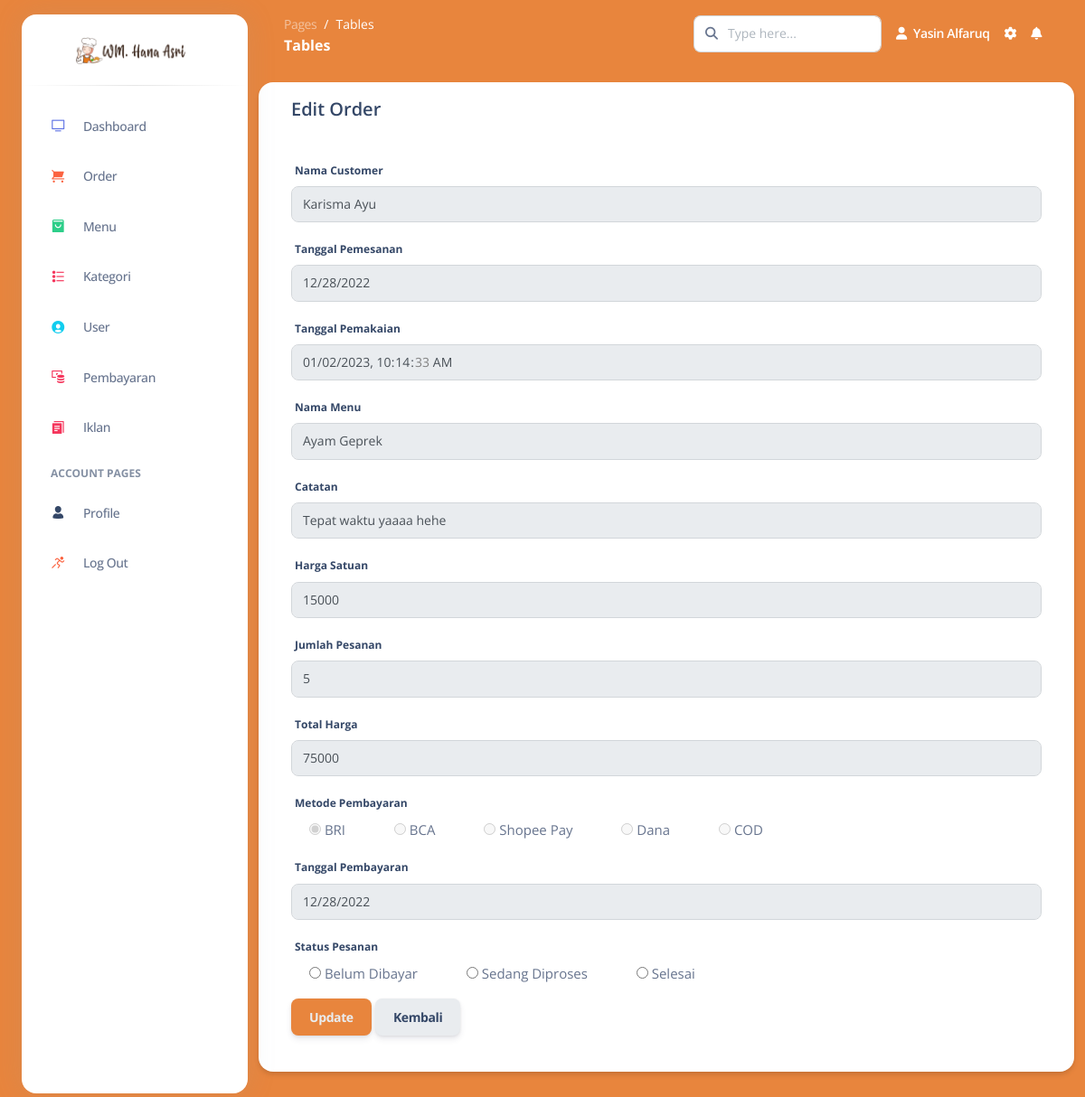
Before: /dashboard/pages/order/edit_order.php?id_order=2 (signed in) with the older database file.
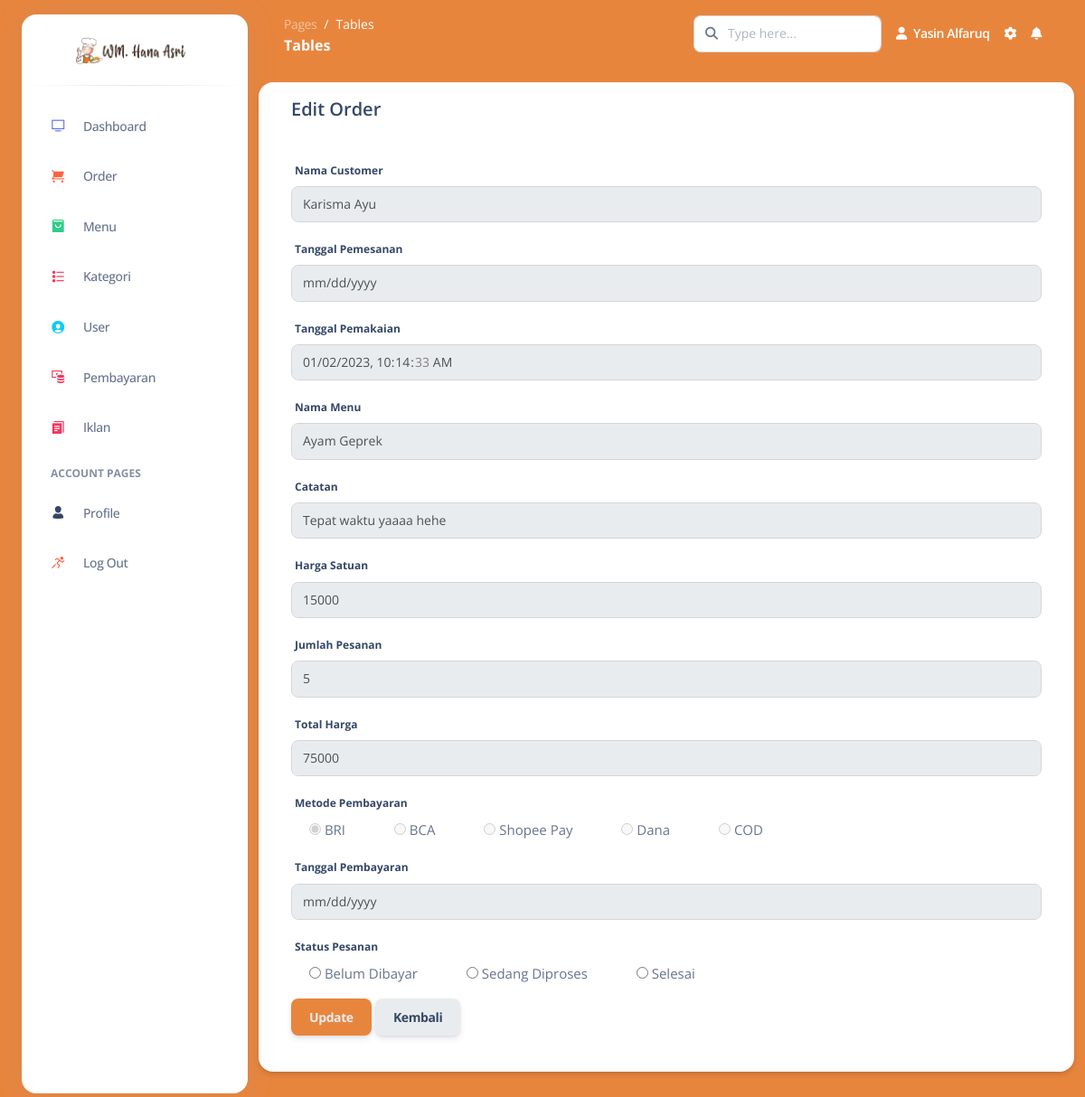
After: the same page with the newer database file.
### tables this page shows
CREATE TABLE IF NOT EXISTS `orders` (
  `id_order` int(11) NOT NULL AUTO_INCREMENT,
  `tgl_pesan` datetime NOT NULL,
  `tgl_pakai` datetime NOT NULL,
  `harga_satuan` varchar(50) NOT NULL,
  `jumlah` varchar(50) NOT NULL,
  `id_user` int(11) NOT NULL,
  `id_menu` int(11) NOT NULL,
  `id_keranjang` int(11) NOT NULL,
  PRIMARY KEY (`id_order`),
  KEY `id_menu` (`id_menu`),
  KEY `id_user` (`id_user`)
);

CREATE TABLE IF NOT EXISTS `orderdetail` (
  `id_ordetail` int(11) NOT NULL AUTO_INCREMENT,
  `id_order` int(11) NOT NULL,
  `total_harga` varchar(50) NOT NULL,
  `tgl_bayar` datetime DEFAULT NULL,
  `id_pembayaran` int(11) DEFAULT NULL,
  `catatan_order` varchar(255) DEFAULT NULL,
  `status_pesanan` enum('Belum Dibayar','Sedang Diproses','Selesai') NOT NULL,
  `bukti_pembayaran` varchar(255) DEFAULT NULL,
  PRIMARY KEY (`id_ordetail`),
  KEY `id_order` (`id_order`),
  KEY `id_pengiriman` (`id_pembayaran`)
);

CREATE TABLE IF NOT EXISTS `user` (
  `id_user` int(11) NOT NULL AUTO_INCREMENT,
  `nama_user` varchar(100) NOT NULL,
  `email` varchar(100) NOT NULL,
  `alamat` varchar(100) DEFAULT NULL,
  `nohp` varchar(15) DEFAULT NULL,
  `password` varchar(50) NOT NULL,
  `gambar` varchar(11) NOT NULL,
  `id_akses` int(11) NOT NULL,
  PRIMARY KEY (`id_user`),
  KEY `id_akses` (`id_akses`)
);

CREATE TABLE IF NOT EXISTS `menu` (
  `id_menu` int(11) NOT NULL AUTO_INCREMENT,
  `nama_menu` varchar(100) NOT NULL,
  `harga` varchar(50) NOT NULL,
  `detail` text NOT NULL,
  `gambar` varchar(50) NOT NULL,
  `id_kategori` int(11) NOT NULL,
  PRIMARY KEY (`id_menu`),
  KEY `id_kategori` (`id_kategori`)
);

### dashboard/pages/order/edit_order.php (the view, shortened to what the changed rows need)
<?php
    include('../header.php');
    $id_order = $_GET['id_order'];
    $query = "SELECT * FROM orders JOIN orderdetail ON orders.id_order = orderdetail.id_order JOIN user ON orders.id_user = user.id_user JOIN menu ON orders.id_menu = menu.id_menu JOIN pembayaran ON orderdetail.id_pembayaran = pembayaran.id_pembayaran WHERE orders.id_order='$id_order';";
    $result = mysqli_query($koneksi, $query);
    $u = mysqli_fetch_array($result);
?>
<div class="container-fluid py-3">
  <div class="row">
    <div class="card shadow mb-4">
                        <div>
                            <div class="m-4">
                                <form action="edit_order.php" method="POST" class="order">
                                    <div class="form-group">
                                        <label for="txt_nama">Nama Customer</label>
                                        <input type="nama" class="form-control form-control-order" placeholder="Nama Customer" name="txt_nama" value="<?php echo $u['nama_user']; ?>" readonly>
                                    </div>
                                    <div class="form-group">
                                        <label for="txt_tglpesan">Tanggal Pemesanan</label>
                                        <input type="date" class="form-control form-control-order" name="txt_tglpesan" value="<?php echo $u['tgl_pesan']; ?>" readonly>
                                    </div>
                                    <div class="form-group">
                                        <label for="txt_tglpakai">Tanggal Pemakaian</label>
                                        <input type="datetime-local" class="form-control form-control-order" name="txt_tglpakai" value="<?php echo $u['tgl_pakai']; ?>" readonly>
                                    </div>
                                    <div class="form-group">
                                        <label for="txt_menu">Nama Menu</label>
                                        <input type="text" class="form-control form-control-order" id="exampleFisrtName" placeholder="Nama Menu" name="txt_menu" value="<?php echo $u['nama_menu']; ?>" readonly>
                                    </div>
                                    <div class="form-group">
                                        <label for="txt_note">Catatan</label>
                                        <input type="text" class="form-control form-control-order" placeholder="Catatan" name="txt_note" value="<?php echo $u['catatan_order']; ?>" readonly>
                                    </div>
                                    <div class="form-group">
                                        <label for="txt_hrgsatuan">Harga Satuan</label>
                                        <input type="number" class="form-control form-control-order" placeholder="Harga Satuan" name="txt_hrgsatuan" value="<?php echo $u['harga_satuan']; ?>" readonly>
                                    </div>
                                    <div class="form-group">
                                        <label for="txt_jml">Jumlah Pesanan</label>
                                        <input type="number" class="form-control form-control-order" placeholder="Harga Satuan" name="txt_jml" value="<?php echo $u['jumlah']; ?>" readonly>
                                    </div>
                                    <div class="form-group">
                                        <label for="txt_total">Total Harga</label>
                                        <input type="number" class="form-control form-control-order" placeholder="Total Harga" name="txt_total" value="<?php echo $u['total_harga']; ?>" readonly>
                                    </div>
                                    <div class="form-group">
                                        <label for="txt_tglbayar">Tanggal Pembayaran</label>
                                        <input type="date" class="form-control form-control-order" placeholder="Tanggal Pembayaran" name="txt_tglbayar" value="<?php echo $u['tgl_bayar']; ?>" readonly>
                                    </div>
                                </form>
                            </div>
                        </div>
                    </div>
                </div>
            </div>
</body>
</html>

Changed rows visible on the page:
changed orders "Karisma Ayu": txt_tglpesan "12/28/2022" → (not shown); txt_tglbayar "12/28/2022" → (not shown)
